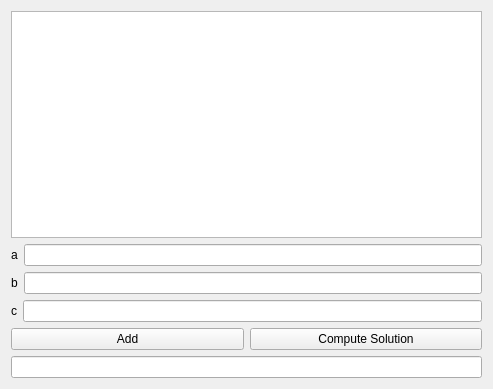
<?xml version="1.0" encoding="UTF-8"?>
<ui version="4.0">
 <class>Gui</class>
 <widget class="QWidget" name="Gui">
  <property name="geometry">
   <rect>
    <x>0</x>
    <y>0</y>
    <width>493</width>
    <height>389</height>
   </rect>
  </property>
  <property name="windowTitle">
   <string>Gui</string>
  </property>
  <layout class="QVBoxLayout" name="verticalLayout_2">
   <item>
    <widget class="QListWidget" name="EquationWidget"/>
   </item>
   <item>
    <layout class="QVBoxLayout" name="verticalLayout">
     <item>
      <layout class="QHBoxLayout" name="horizontalLayout">
       <item>
        <widget class="QLabel" name="label">
         <property name="text">
          <string>a</string>
         </property>
        </widget>
       </item>
       <item>
        <widget class="QLineEdit" name="ALineEdit"/>
       </item>
      </layout>
     </item>
     <item>
      <layout class="QHBoxLayout" name="horizontalLayout_2">
       <item>
        <widget class="QLabel" name="label_2">
         <property name="text">
          <string>b</string>
         </property>
        </widget>
       </item>
       <item>
        <widget class="QLineEdit" name="BLineEdit"/>
       </item>
      </layout>
     </item>
     <item>
      <layout class="QHBoxLayout" name="horizontalLayout_3">
       <item>
        <widget class="QLabel" name="label_3">
         <property name="text">
          <string>c</string>
         </property>
        </widget>
       </item>
       <item>
        <widget class="QLineEdit" name="CLineEdit"/>
       </item>
      </layout>
     </item>
    </layout>
   </item>
   <item>
    <layout class="QHBoxLayout" name="horizontalLayout_4">
     <item>
      <widget class="QPushButton" name="AddButton">
       <property name="text">
        <string>Add</string>
       </property>
      </widget>
     </item>
     <item>
      <widget class="QPushButton" name="ComputeSolutionButton">
       <property name="text">
        <string>Compute Solution</string>
       </property>
      </widget>
     </item>
    </layout>
   </item>
   <item>
    <widget class="QLineEdit" name="SolutionLine"/>
   </item>
  </layout>
 </widget>
 <resources/>
 <connections/>
</ui>
